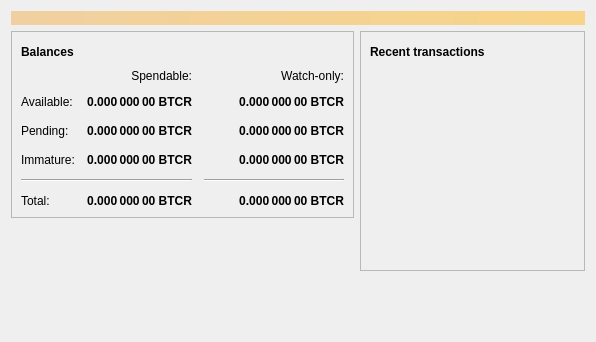
<?xml version="1.0" encoding="UTF-8"?>
<ui version="4.0">
 <class>OverviewPage</class>
 <widget class="QWidget" name="OverviewPage">
  <property name="geometry">
   <rect>
    <x>0</x>
    <y>0</y>
    <width>596</width>
    <height>342</height>
   </rect>
  </property>
  <property name="windowTitle">
   <string>Form</string>
  </property>
  <layout class="QVBoxLayout" name="topLayout">
   <item>
    <widget class="QLabel" name="labelAlerts">
     <property name="visible">
      <bool>false</bool>
     </property>
     <property name="styleSheet">
      <string notr="true">QLabel { background-color: qlineargradient(x1: 0, y1: 0, x2: 1, y2: 0, stop:0 #F0D0A0, stop:1 #F8D488); color:#000000; }</string>
     </property>
     <property name="wordWrap">
      <bool>true</bool>
     </property>
     <property name="margin">
      <number>3</number>
     </property>
     <property name="textInteractionFlags">
      <set>Qt::TextSelectableByMouse</set>
     </property>
    </widget>
   </item>
   <item>
    <layout class="QHBoxLayout" name="horizontalLayout" stretch="1,1">
     <item>
      <layout class="QVBoxLayout" name="verticalLayout_2">
       <item>
        <widget class="QFrame" name="frame">
         <property name="frameShape">
          <enum>QFrame::StyledPanel</enum>
         </property>
         <property name="frameShadow">
          <enum>QFrame::Raised</enum>
         </property>
         <layout class="QVBoxLayout" name="verticalLayout_4">
          <item>
           <layout class="QHBoxLayout" name="horizontalLayout_4">
            <item>
             <widget class="QLabel" name="label_5">
              <property name="font">
               <font>
                <weight>75</weight>
                <bold>true</bold>
               </font>
              </property>
              <property name="text">
               <string>Balances</string>
              </property>
             </widget>
            </item>
            <item>
             <widget class="QPushButton" name="labelWalletStatus">
              <property name="enabled">
               <bool>true</bool>
              </property>
              <property name="maximumSize">
               <size>
                <width>30</width>
                <height>16777215</height>
               </size>
              </property>
              <property name="toolTip">
               <string>The displayed information may be out of date. Your wallet automatically synchronizes with the BitcoinRandom network after a connection is established, but this process has not completed yet.</string>
              </property>
              <property name="text">
               <string/>
              </property>
              <property name="icon">
               <iconset resource="../bitcoinrandom.qrc">
                <normaloff>:/icons/warning</normaloff>
                <disabledoff>:/icons/warning</disabledoff>:/icons/warning</iconset>
              </property>
              <property name="iconSize">
               <size>
                <width>24</width>
                <height>24</height>
               </size>
              </property>
              <property name="flat">
               <bool>true</bool>
              </property>
             </widget>
            </item>
            <item>
             <spacer name="horizontalSpacer_3">
              <property name="orientation">
               <enum>Qt::Horizontal</enum>
              </property>
              <property name="sizeHint" stdset="0">
               <size>
                <width>40</width>
                <height>20</height>
               </size>
              </property>
             </spacer>
            </item>
           </layout>
          </item>
          <item>
           <layout class="QGridLayout" name="gridLayout">
            <property name="spacing">
             <number>12</number>
            </property>
            <item row="2" column="2">
             <widget class="QLabel" name="labelWatchPending">
              <property name="font">
               <font>
                <weight>75</weight>
                <bold>true</bold>
               </font>
              </property>
              <property name="cursor">
               <cursorShape>IBeamCursor</cursorShape>
              </property>
              <property name="toolTip">
               <string>Unconfirmed transactions to watch-only addresses</string>
              </property>
              <property name="text">
               <string notr="true">0.000 000 00 BTCR</string>
              </property>
              <property name="alignment">
               <set>Qt::AlignRight|Qt::AlignTrailing|Qt::AlignVCenter</set>
              </property>
              <property name="textInteractionFlags">
               <set>Qt::LinksAccessibleByMouse|Qt::TextSelectableByKeyboard|Qt::TextSelectableByMouse</set>
              </property>
             </widget>
            </item>
            <item row="2" column="1">
             <widget class="QLabel" name="labelUnconfirmed">
              <property name="font">
               <font>
                <weight>75</weight>
                <bold>true</bold>
               </font>
              </property>
              <property name="cursor">
               <cursorShape>IBeamCursor</cursorShape>
              </property>
              <property name="toolTip">
               <string>Total of transactions that have yet to be confirmed, and do not yet count toward the spendable balance</string>
              </property>
              <property name="text">
               <string notr="true">0.000 000 00 BTCR</string>
              </property>
              <property name="alignment">
               <set>Qt::AlignRight|Qt::AlignTrailing|Qt::AlignVCenter</set>
              </property>
              <property name="textInteractionFlags">
               <set>Qt::LinksAccessibleByMouse|Qt::TextSelectableByKeyboard|Qt::TextSelectableByMouse</set>
              </property>
             </widget>
            </item>
            <item row="3" column="2">
             <widget class="QLabel" name="labelWatchImmature">
              <property name="font">
               <font>
                <weight>75</weight>
                <bold>true</bold>
               </font>
              </property>
              <property name="cursor">
               <cursorShape>IBeamCursor</cursorShape>
              </property>
              <property name="toolTip">
               <string>Mined balance in watch-only addresses that has not yet matured</string>
              </property>
              <property name="text">
               <string notr="true">0.000 000 00 BTCR</string>
              </property>
              <property name="alignment">
               <set>Qt::AlignRight|Qt::AlignTrailing|Qt::AlignVCenter</set>
              </property>
              <property name="textInteractionFlags">
               <set>Qt::LinksAccessibleByMouse|Qt::TextSelectableByKeyboard|Qt::TextSelectableByMouse</set>
              </property>
             </widget>
            </item>
            <item row="4" column="0" colspan="2">
             <widget class="Line" name="line">
              <property name="orientation">
               <enum>Qt::Horizontal</enum>
              </property>
             </widget>
            </item>
            <item row="4" column="2">
             <widget class="Line" name="lineWatchBalance">
              <property name="sizePolicy">
               <sizepolicy hsizetype="Preferred" vsizetype="Fixed">
                <horstretch>0</horstretch>
                <verstretch>0</verstretch>
               </sizepolicy>
              </property>
              <property name="minimumSize">
               <size>
                <width>140</width>
                <height>0</height>
               </size>
              </property>
              <property name="orientation">
               <enum>Qt::Horizontal</enum>
              </property>
             </widget>
            </item>
            <item row="5" column="0">
             <widget class="QLabel" name="labelTotalText">
              <property name="text">
               <string>Total:</string>
              </property>
             </widget>
            </item>
            <item row="3" column="1">
             <widget class="QLabel" name="labelImmature">
              <property name="font">
               <font>
                <weight>75</weight>
                <bold>true</bold>
               </font>
              </property>
              <property name="cursor">
               <cursorShape>IBeamCursor</cursorShape>
              </property>
              <property name="toolTip">
               <string>Mined balance that has not yet matured</string>
              </property>
              <property name="text">
               <string notr="true">0.000 000 00 BTCR</string>
              </property>
              <property name="alignment">
               <set>Qt::AlignRight|Qt::AlignTrailing|Qt::AlignVCenter</set>
              </property>
              <property name="textInteractionFlags">
               <set>Qt::LinksAccessibleByMouse|Qt::TextSelectableByKeyboard|Qt::TextSelectableByMouse</set>
              </property>
             </widget>
            </item>
            <item row="2" column="3">
             <spacer name="horizontalSpacer_2">
              <property name="orientation">
               <enum>Qt::Horizontal</enum>
              </property>
              <property name="sizeHint" stdset="0">
               <size>
                <width>40</width>
                <height>20</height>
               </size>
              </property>
             </spacer>
            </item>
            <item row="3" column="0">
             <widget class="QLabel" name="labelImmatureText">
              <property name="text">
               <string>Immature:</string>
              </property>
             </widget>
            </item>
            <item row="5" column="1">
             <widget class="QLabel" name="labelTotal">
              <property name="font">
               <font>
                <weight>75</weight>
                <bold>true</bold>
               </font>
              </property>
              <property name="cursor">
               <cursorShape>IBeamCursor</cursorShape>
              </property>
              <property name="toolTip">
               <string>Your current total balance</string>
              </property>
              <property name="text">
               <string notr="true">0.000 000 00 BTCR</string>
              </property>
              <property name="alignment">
               <set>Qt::AlignRight|Qt::AlignTrailing|Qt::AlignVCenter</set>
              </property>
              <property name="textInteractionFlags">
               <set>Qt::LinksAccessibleByMouse|Qt::TextSelectableByKeyboard|Qt::TextSelectableByMouse</set>
              </property>
             </widget>
            </item>
            <item row="5" column="2">
             <widget class="QLabel" name="labelWatchTotal">
              <property name="font">
               <font>
                <weight>75</weight>
                <bold>true</bold>
               </font>
              </property>
              <property name="cursor">
               <cursorShape>IBeamCursor</cursorShape>
              </property>
              <property name="toolTip">
               <string>Current total balance in watch-only addresses</string>
              </property>
              <property name="text">
               <string notr="true">0.000 000 00 BTCR</string>
              </property>
              <property name="alignment">
               <set>Qt::AlignRight|Qt::AlignTrailing|Qt::AlignVCenter</set>
              </property>
              <property name="textInteractionFlags">
               <set>Qt::LinksAccessibleByMouse|Qt::TextSelectableByKeyboard|Qt::TextSelectableByMouse</set>
              </property>
             </widget>
            </item>
            <item row="0" column="2">
             <widget class="QLabel" name="labelWatchonly">
              <property name="text">
               <string>Watch-only:</string>
              </property>
              <property name="alignment">
               <set>Qt::AlignRight|Qt::AlignTrailing|Qt::AlignVCenter</set>
              </property>
             </widget>
            </item>
            <item row="1" column="0">
             <widget class="QLabel" name="labelBalanceText">
              <property name="text">
               <string>Available:</string>
              </property>
             </widget>
            </item>
            <item row="1" column="1">
             <widget class="QLabel" name="labelBalance">
              <property name="font">
               <font>
                <weight>75</weight>
                <bold>true</bold>
               </font>
              </property>
              <property name="cursor">
               <cursorShape>IBeamCursor</cursorShape>
              </property>
              <property name="toolTip">
               <string>Your current spendable balance</string>
              </property>
              <property name="text">
               <string notr="true">0.000 000 00 BTCR</string>
              </property>
              <property name="alignment">
               <set>Qt::AlignRight|Qt::AlignTrailing|Qt::AlignVCenter</set>
              </property>
              <property name="textInteractionFlags">
               <set>Qt::LinksAccessibleByMouse|Qt::TextSelectableByKeyboard|Qt::TextSelectableByMouse</set>
              </property>
             </widget>
            </item>
            <item row="1" column="2">
             <widget class="QLabel" name="labelWatchAvailable">
              <property name="font">
               <font>
                <weight>75</weight>
                <bold>true</bold>
               </font>
              </property>
              <property name="cursor">
               <cursorShape>IBeamCursor</cursorShape>
              </property>
              <property name="toolTip">
               <string>Your current balance in watch-only addresses</string>
              </property>
              <property name="text">
               <string notr="true">0.000 000 00 BTCR</string>
              </property>
              <property name="alignment">
               <set>Qt::AlignRight|Qt::AlignTrailing|Qt::AlignVCenter</set>
              </property>
              <property name="textInteractionFlags">
               <set>Qt::LinksAccessibleByMouse|Qt::TextSelectableByKeyboard|Qt::TextSelectableByMouse</set>
              </property>
             </widget>
            </item>
            <item row="2" column="0">
             <widget class="QLabel" name="labelPendingText">
              <property name="text">
               <string>Pending:</string>
              </property>
             </widget>
            </item>
            <item row="0" column="1">
             <widget class="QLabel" name="labelSpendable">
              <property name="text">
               <string>Spendable:</string>
              </property>
              <property name="alignment">
               <set>Qt::AlignRight|Qt::AlignTrailing|Qt::AlignVCenter</set>
              </property>
             </widget>
            </item>
           </layout>
          </item>
         </layout>
        </widget>
       </item>
       <item>
        <spacer name="verticalSpacer">
         <property name="orientation">
          <enum>Qt::Vertical</enum>
         </property>
         <property name="sizeHint" stdset="0">
          <size>
           <width>20</width>
           <height>40</height>
          </size>
         </property>
        </spacer>
       </item>
      </layout>
     </item>
     <item>
      <layout class="QVBoxLayout" name="verticalLayout_3">
       <item>
        <widget class="QFrame" name="frame_2">
         <property name="frameShape">
          <enum>QFrame::StyledPanel</enum>
         </property>
         <property name="frameShadow">
          <enum>QFrame::Raised</enum>
         </property>
         <layout class="QVBoxLayout" name="verticalLayout">
          <item>
           <layout class="QHBoxLayout" name="horizontalLayout_2">
            <item>
             <widget class="QLabel" name="label_4">
              <property name="font">
               <font>
                <weight>75</weight>
                <bold>true</bold>
               </font>
              </property>
              <property name="text">
               <string>Recent transactions</string>
              </property>
             </widget>
            </item>
            <item>
             <widget class="QPushButton" name="labelTransactionsStatus">
              <property name="enabled">
               <bool>true</bool>
              </property>
              <property name="maximumSize">
               <size>
                <width>30</width>
                <height>16777215</height>
               </size>
              </property>
              <property name="toolTip">
               <string>The displayed information may be out of date. Your wallet automatically synchronizes with the BitcoinRandom network after a connection is established, but this process has not completed yet.</string>
              </property>
              <property name="text">
               <string/>
              </property>
              <property name="icon">
               <iconset resource="../bitcoinrandom.qrc">
                <normaloff>:/icons/warning</normaloff>
                <disabledoff>:/icons/warning</disabledoff>:/icons/warning</iconset>
              </property>
              <property name="iconSize">
               <size>
                <width>24</width>
                <height>24</height>
               </size>
              </property>
              <property name="flat">
               <bool>true</bool>
              </property>
             </widget>
            </item>
            <item>
             <spacer name="horizontalSpacer">
              <property name="orientation">
               <enum>Qt::Horizontal</enum>
              </property>
              <property name="sizeHint" stdset="0">
               <size>
                <width>40</width>
                <height>20</height>
               </size>
              </property>
             </spacer>
            </item>
           </layout>
          </item>
          <item>
           <widget class="QListView" name="listTransactions">
            <property name="styleSheet">
             <string notr="true">QListView { background: transparent; }</string>
            </property>
            <property name="frameShape">
             <enum>QFrame::NoFrame</enum>
            </property>
            <property name="verticalScrollBarPolicy">
             <enum>Qt::ScrollBarAlwaysOff</enum>
            </property>
            <property name="horizontalScrollBarPolicy">
             <enum>Qt::ScrollBarAlwaysOff</enum>
            </property>
            <property name="selectionMode">
             <enum>QAbstractItemView::NoSelection</enum>
            </property>
           </widget>
          </item>
         </layout>
        </widget>
       </item>
       <item>
        <spacer name="verticalSpacer_2">
         <property name="orientation">
          <enum>Qt::Vertical</enum>
         </property>
         <property name="sizeHint" stdset="0">
          <size>
           <width>20</width>
           <height>40</height>
          </size>
         </property>
        </spacer>
       </item>
      </layout>
     </item>
    </layout>
   </item>
  </layout>
 </widget>
 <resources/>
 <connections/>
</ui>
